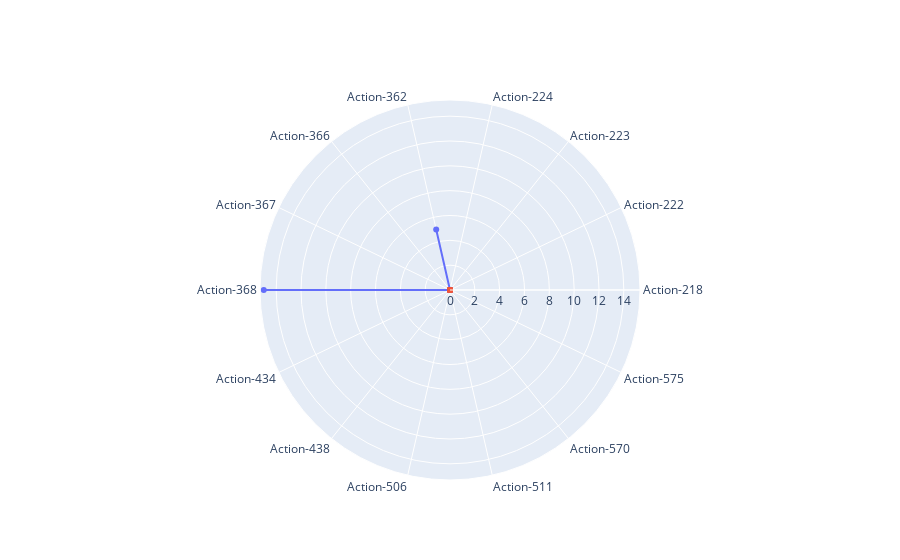

Write notebook code for a chart like this one.
### Code cell
import plotly.graph_objects as go

# categories = ['processing cost','mechanical properties','chemical stability',
#               'thermal stability', 'device integration']
categories = re_action_number

fig = go.Figure()

fig.add_trace(go.Scatterpolar(
      r=action_listG[0],
      theta=categories,
      fill='toself',
      name='Group A'
))
fig.add_trace(go.Scatterpolar(
      r=action_listG[1],
      theta=categories,
      fill='toself',
      name='Group B'
))

fig.update_layout(
  polar=dict(
    radialaxis=dict(
      visible=True,
      
    )),
  showlegend=False
)

fig.show()

### Figure 1 — Plotly figure (JSON) as saved in the notebook; plotly's stock layout.template omitted (floating-point values rounded to 4 significant figures; data arrays with more than 128 entries replaced by an {"elided": "..."} marker saying what was removed)
{"data": [{"fill": "toself", "name": "Group A", "r": {"elided": "192 int values"}, "theta": ["Action-218", "Action-222", "Action-223", "Action-224", "Action-362", "Action-366", "Action-367", "Action-368", "Action-434", "Action-438", "Action-506", "Action-511", "Action-570", "Action-575"], "type": "scatterpolar"}, {"fill": "toself", "name": "Group B", "r": {"elided": "192 int values"}, "theta": ["Action-218", "Action-222", "Action-223", "Action-224", "Action-362", "Action-366", "Action-367", "Action-368", "Action-434", "Action-438", "Action-506", "Action-511", "Action-570", "Action-575"], "type": "scatterpolar"}], "layout": {"polar": {"radialaxis": {"visible": true}}, "showlegend": false}}
